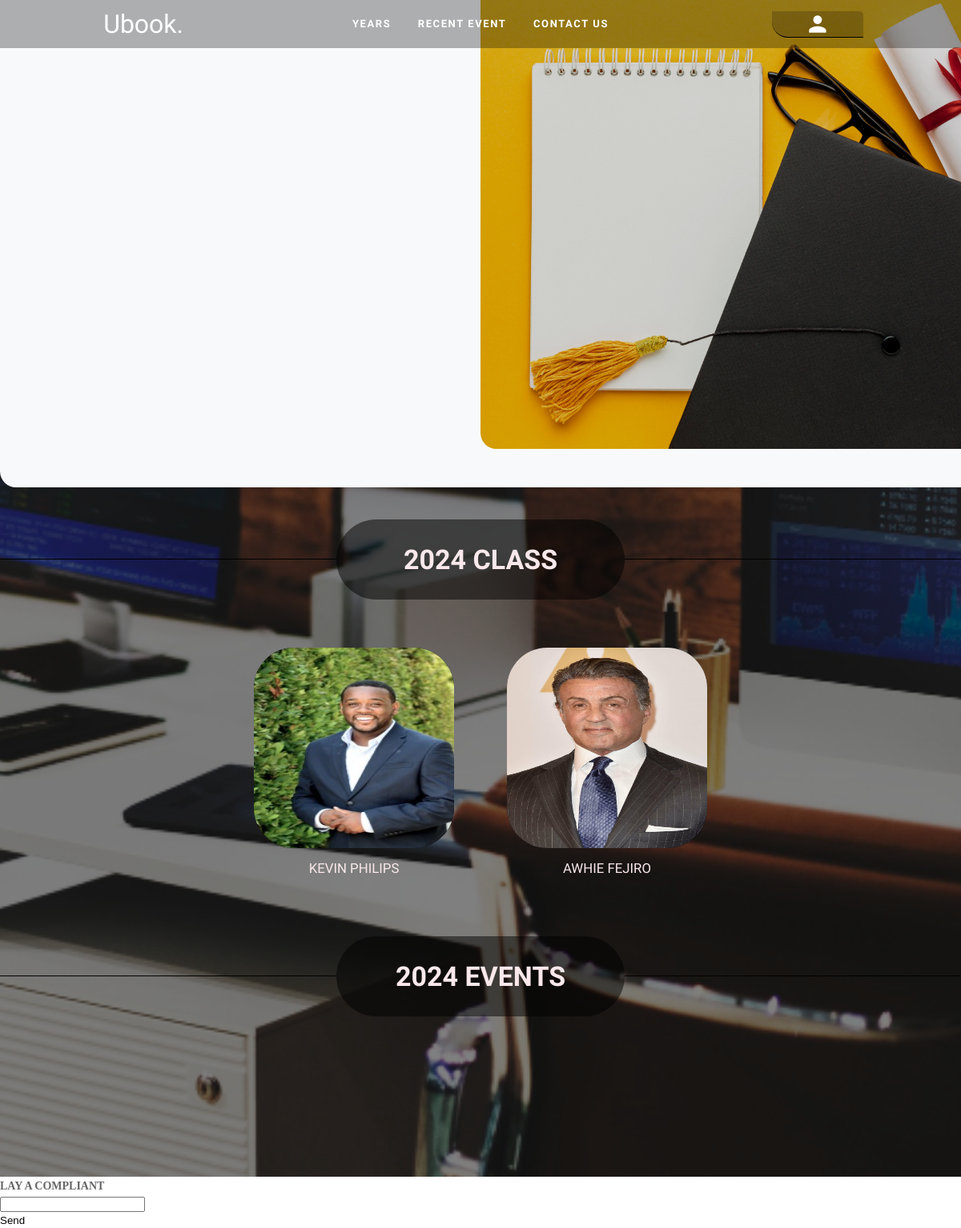
The page / on the database its author committed.
### book/models.py (models this page shows, shortened)
class Student(models.Model):
    user = models.OneToOneField(User, on_delete=models.CASCADE, null=True)
    first_name = models.CharField(max_length=50, blank=True)
    last_name = models.CharField(max_length=50, blank=True)
    profile_picture = models.ImageField(upload_to='profile_pics', blank=True, null=True, default='default.jpg')
    year_of_admission = models.IntegerField(choices=[(year, year) for year in range(2017, datetime.date.today().year + 1)], default=2017)
    nick_name = models.CharField(max_length=50,blank=True)
    linkedin_url = models.URLField(blank=True)  # Use URLField instead of CharField for validation
    phone_regex = RegexValidator(regex=r"^\d{10,15}$", message="Phone number must be 10-15 digits.")
    phone_number = models.CharField(validators=[phone_regex], max_length=15, blank=True)
    instagram_handle = models.CharField(max_length=50, blank=True)  # Use "handle" for clarity
    can_post = models.BooleanField(default=False)
    accept_log = models.BooleanField(default=False)

### book/views.py (the view)
def main_view(request):
    year=current_year
    try:
        students = Student.objects.filter(year_of_admission=year)
        events = Event.objects.filter(event_year=year)
        event_data = [(event, EventImage.objects.filter(event=event)) for event in events]
        context = {'students': students,"event_data": event_data,'current_year':year}
        return render(request, 'yb-base.html', context)
    except Event.DoesNotExist:
        return render(request, "404.html")

### book/templates/yb-base.html (shortened to what this page needs)
<!DOCTYPE html>
<html lang="en">
  <head>
    {% load static %} {% include "head.html" %}
  </head>
  <body>
    <div class="back-im">
      <div id="nav">
        <div id="nav_side">
          <div id="nav_logo" class="icons-con">
            <a href="" class="logo">Ubook.</a>
          </div>
          <ul class="ul">
            <li><a href="{% url 'year' current_year %}">years</a></li>
            <li><a href="{% url  'event' current_year %}">recent event</a></li>
            <li><a href="{% url 'about_us' %}">contact us</a></li>
          </ul>
            <div class="icons-con" id="icons-con">
          <a href="{% url 'login' %}">
              <i class="zmdi zmdi-account"></i>
          </a>
            </div>
        </div>
      </div>
      <div id="home-con">
        <div id="left-home" class="home"></div>
        <div id="right-home" class="home"></div>
      </div>
      <div class="color-light">
        <div class="break-box1-con">
          <div class="break-side"></div>
          <div class="break-box1">
            <span>{{current_year}} class</span>
          </div>
          <div class="break-side"></div>
        </div>
        <div class="post box99">
          {% for student in students %}
          <div class="user-co">
            <div ><img src="{{ student.profile_picture.url }}" alt="Profile picture" class="user-im box-dark"></div>
            <div class="user-nam">{{ student.first_name }} {{ student.last_name }}</div>
          </div>
          {% endfor %}
        </div>
        <div class="break-box1-con">
          <div class="break-side"></div>
          <div class="break-box1">
            <span>{{current_year}} events</span>
          </div>
          <div class="break-side"></div>
        </div>
        <div class="post box99">
        </div>
      </div>
    </div>
    {% include "footer.html" %}
  </body>
</html>

### book/static/css/one.css (style rules this page uses)
* { margin: 0; padding: 0; box-sizing: border-box; }
body { font-family: "Platypi", serif; font-size: 14px; line-height: 20px; margin: 0; min-height: 100%; line-height: 20px; }
.color-light { color: rgb(250, 232, 235); text-transform: uppercase; }
.back-im { background-image: url("../pic/back.jpg"); background-attachment: fixed; background-size: cover; background-position: center; background-color: rgba(0, 0, 0, 0.5); background-blend-mode: color; }
ul, li { margin: 0; list-style-type: none; }
a { text-decoration: none; cursor: pointer; margin: 0; color: inherit; }
.box99 { min-height: 10rem; display: flex; flex-direction: row; flex-wrap: wrap; justify-content: center; align-items: center; gap: 16px; max-width: 1400px; margin: 0 auto; padding: 20px 10px; width: 100%; }
.user-nam { display: flex; font-size: larger; padding: 10px; justify-content: center; text-transform: uppercase; }
.user-im { height: 250px; width: 250px; margin: 0 auto; border-radius: 50px; background-color: #000000; }
.break-box1 { display: flex; justify-content: center; font-family: "Platypi", serif; font-weight: 600; font-size: 34px; height: 100px; background-color: rgba(0, 0, 0, 0.5); text-align: center; width: 30%; border-radius: 50px; align-items: center; text-transform: uppercase; }
.break-box1-con { height: 100px; width: 100%; display: flex; margin-top: 40px; margin-bottom: 40px; }
.break-side { width: 35%; height: 50%; border-bottom: solid black 1px; }
.user-co { align-self: center; height: 300px; width: 300px; text-align: center; }
li a { font-size: 13px; letter-spacing: 0.1rem; padding: 10px 15px; display: inline-block; position: relative; font-weight: 700; color: white; }
li { list-style: none; text-transform: uppercase; display: inline-block; }
.ul { margin: 0px; width: 100%; }
#nav { z-index: 9999; position: absolute; width: 100%; top: 0px; padding: 10px; text-align: center; background-color: rgba(0, 0, 0, 0.3); }
.logo { color: #fff; font-weight: 400; left: 0px; }
#nav_side { display: flex; text-align: center; align-items: center; padding-left: 7rem; padding-right: 7rem; }
.icons-con { animation: rubberBand 3s ease; width: 150px; color: white; font-size: xx-large; }
#icons-con { background-color: rgba(0, 0, 0, 0.2); border-bottom-left-radius: 20px; border-top-right-radius: 5px; border-bottom: solid black 1px; }
.home { width: 50%; height: 35rem; }
#home-con { display: flex; height: 38rem; background-color: #f8f9fa !important; border-bottom-left-radius: 20px; }
#left-home { position: relative; }
#right-home { background-image: url("../pic/gra.jpg"); background-size: cover; background-position: center; position: relative; border-bottom-left-radius: 20px; background-color: rgba(0, 0, 0, 0.17); background-blend-mode: color; }
.zmdi { color: white; }

### book/static/css/anime.css (style rules this page uses)
.user-nam { animation: zoomIn 1s ease-out; }

### book/static/css/animation.css (style rules this page uses)
:root { --animate-duration: 1s; --animate-delay: 1s; --animate-repeat: 1; }

### rows shown on the page
Student: profile_picture (picture), first_name "KEVIN", last_name "PHILIPS"
Student: profile_picture (picture), first_name "AWHIE", last_name "FEJIRO"

### other values the page prints
{{ current_year }} "2024"
